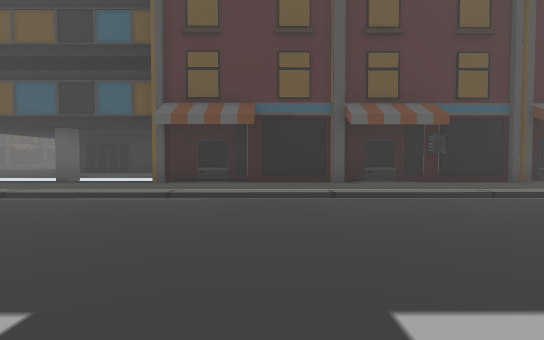
View 1 (above)

16 first-person views from a walk through a 3-D level made in the Unity game engine. The camera is 1.2 m above the floor, tilts 2° down and sees 80° across. The floor is counted in squares, 2 m on a side. Each view is taken from the middle of a square. On the plan, view 1 faces up. The plan holds only what a view shows up to about 10 squares ahead; the rest is blank. The place goes on beyond the plan. The player character is not drawn. Some animated figures are not drawn.

View 2
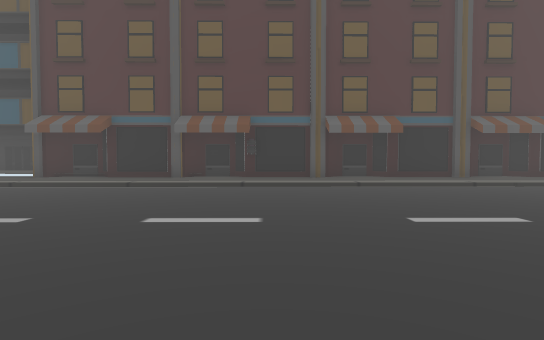

View 3
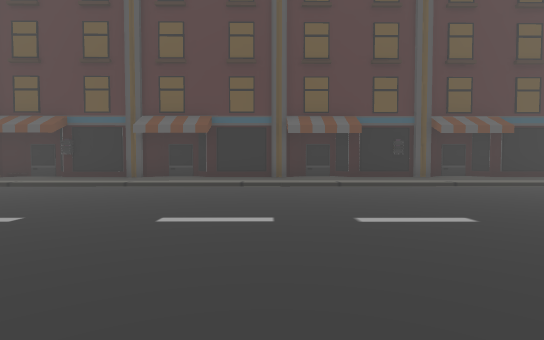

View 4
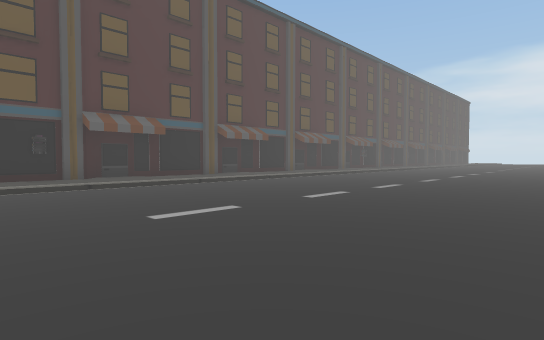

View 5
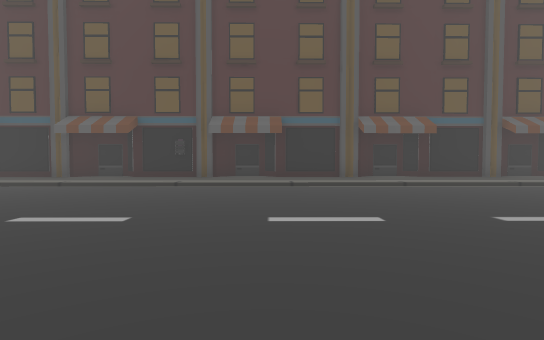

View 6
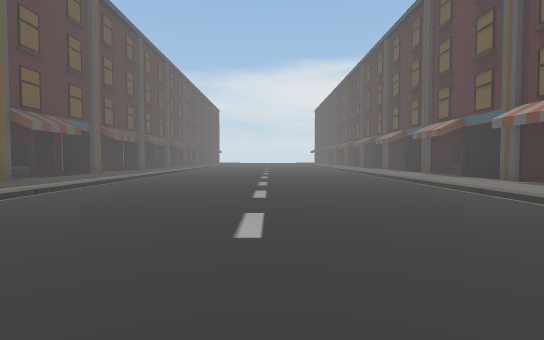

View 7
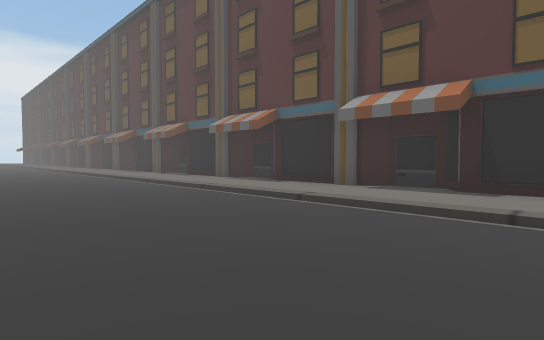

View 8
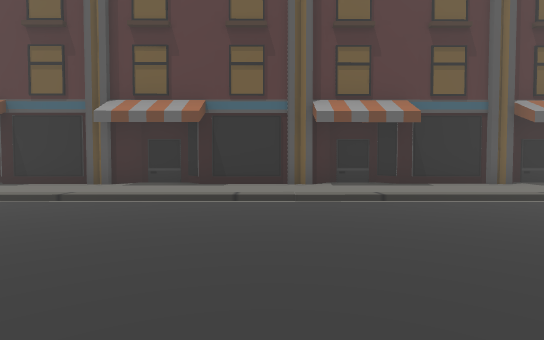

View 9
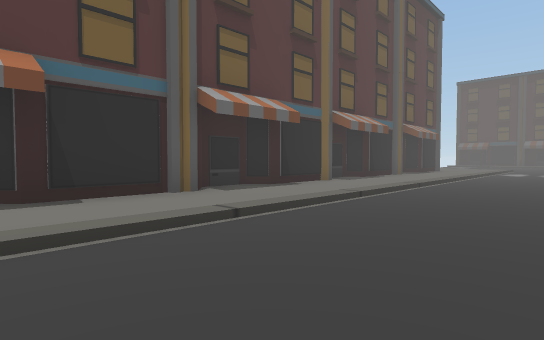

View 10
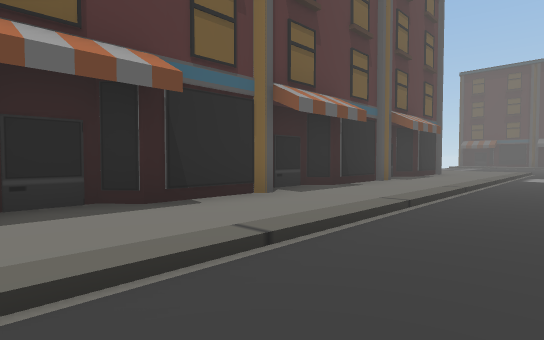

View 11
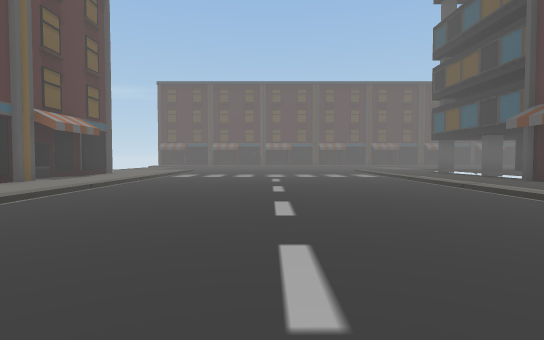

View 12
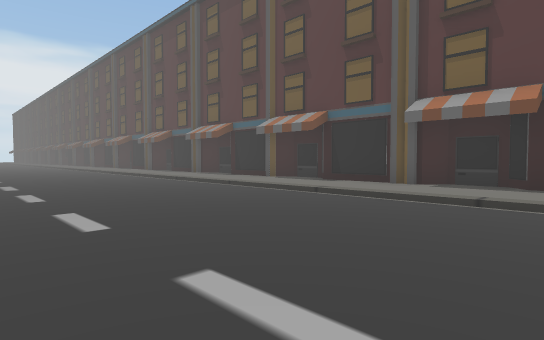

View 13
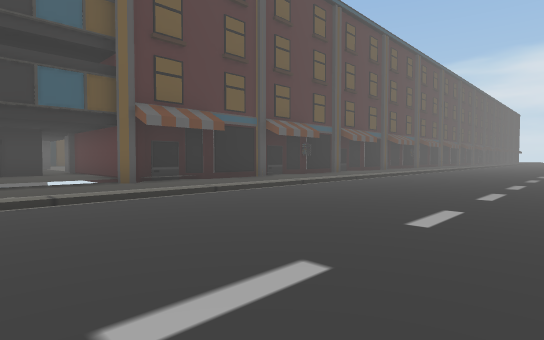

View 14
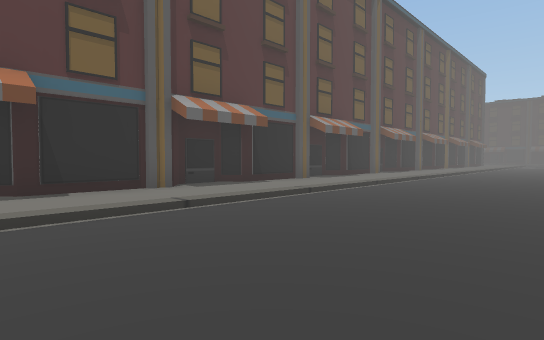

View 15
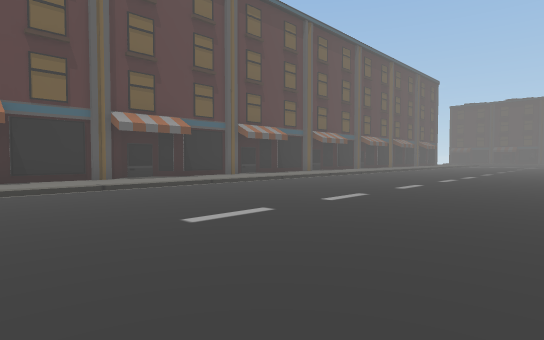

View 16
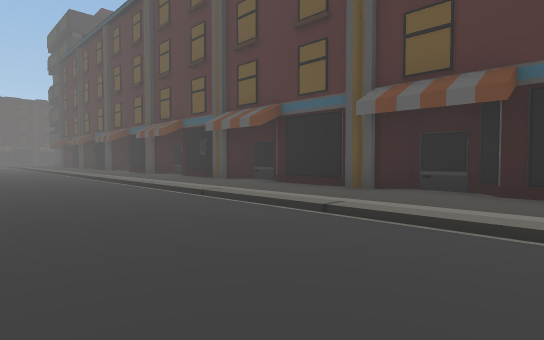

### Floor plan
Key: @ floor where view 1 was taken; # wall or solid block; . main floor; : floor 0.25 m higher than the main floor; / step, stairs or slope; B building; O other object.
Columns run from 5 left of view 1 to 20 right of it. Each row starts with its distance up from view 1.
 12   :B
 11   :
 10   :#
  9 :::##
  8 B::B####  ### ### ### ###
  7 ///#/##/O##:###:###:###:##
  6 ///:/::/::::::::::::::::::
  5 //////////////////////////
  4 ..........................
  3 ..........................
  2 ..........................
  1 ..........................
  0 .....@....................
 -1 ..........................
 -2 ..........................
 -3 ::::::::::::::::::::::::::
 -4 ::::::::::::::::::::::::::
 -5 #########################

Positions as (right, up) in squares from view 1, and headings:
1: (0, 0), facing up
2: (4, -2), facing up
3: (9, -2), facing up
4: (11, -2), facing up-right
5: (15, -2), facing up
6: (10, 1), facing right
7: (10, 1), facing down-right
8: (10, 2), facing down
9: (8, 0), facing down-left
10: (5, -1), facing down-left
11: (5, 1), facing left
12: (-5, 2), facing down-right
13: (-5, 0), facing up-right
14: (20, 1), facing down-left
15: (20, 4), facing down-left
16: (20, 2), facing up-left
